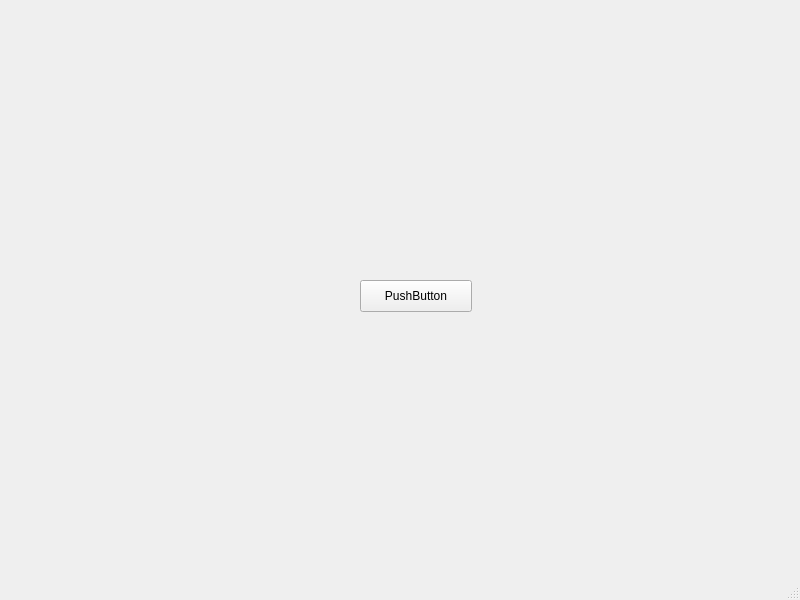
<?xml version="1.0" encoding="UTF-8"?>
<ui version="4.0">
 <class>MainWindow</class>
 <widget class="QMainWindow" name="MainWindow">
  <property name="geometry">
   <rect>
    <x>0</x>
    <y>0</y>
    <width>800</width>
    <height>600</height>
   </rect>
  </property>
  <property name="windowTitle">
   <string>MainWindow</string>
  </property>
  <widget class="QWidget" name="centralwidget">
   <widget class="QPushButton" name="pushButton">
    <property name="geometry">
     <rect>
      <x>360</x>
      <y>280</y>
      <width>112</width>
      <height>32</height>
     </rect>
    </property>
    <property name="text">
     <string>PushButton</string>
    </property>
   </widget>
  </widget>
  <widget class="QMenuBar" name="menubar">
   <property name="geometry">
    <rect>
     <x>0</x>
     <y>0</y>
     <width>800</width>
     <height>22</height>
    </rect>
   </property>
  </widget>
  <widget class="QStatusBar" name="statusbar"/>
 </widget>
 <resources/>
 <connections/>
</ui>
